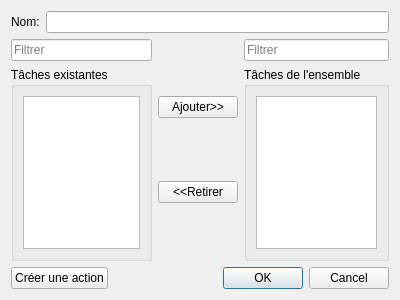
<?xml version="1.0" encoding="UTF-8"?>
<ui version="4.0">
 <class>VueGestionEnsemble</class>
 <widget class="QDialog" name="VueGestionEnsemble">
  <property name="geometry">
   <rect>
    <x>0</x>
    <y>0</y>
    <width>400</width>
    <height>300</height>
   </rect>
  </property>
  <property name="windowTitle">
   <string>Dialog</string>
  </property>
  <layout class="QVBoxLayout" name="verticalLayout">
   <item>
    <layout class="QFormLayout" name="formLayout">
     <item row="0" column="0">
      <widget class="QLabel" name="etiquetteNom">
       <property name="text">
        <string>Nom:</string>
       </property>
      </widget>
     </item>
     <item row="0" column="1">
      <widget class="QLineEdit" name="champNom"/>
     </item>
    </layout>
   </item>
   <item>
    <layout class="QHBoxLayout" name="horizontalLayout_3">
     <item>
      <layout class="QVBoxLayout" name="verticalLayout_2">
       <item>
        <widget class="QLineEdit" name="filtreExistantes">
         <property name="placeholderText">
          <string>Filtrer</string>
         </property>
        </widget>
       </item>
       <item>
        <widget class="QGroupBox" name="groupBox">
         <property name="title">
          <string>Tâches existantes</string>
         </property>
         <layout class="QVBoxLayout" name="verticalLayout_5">
          <item>
           <widget class="QListView" name="listeExistantes"/>
          </item>
         </layout>
        </widget>
       </item>
      </layout>
     </item>
     <item>
      <layout class="QVBoxLayout" name="verticalLayout_3">
       <item>
        <widget class="QPushButton" name="boutonAjouter">
         <property name="text">
          <string>Ajouter&gt;&gt;</string>
         </property>
        </widget>
       </item>
       <item>
        <widget class="QPushButton" name="boutonRetirer">
         <property name="text">
          <string>&lt;&lt;Retirer</string>
         </property>
        </widget>
       </item>
      </layout>
     </item>
     <item>
      <layout class="QVBoxLayout" name="verticalLayout_4">
       <item>
        <widget class="QLineEdit" name="filtreSelectionnees">
         <property name="placeholderText">
          <string>Filtrer</string>
         </property>
        </widget>
       </item>
       <item>
        <widget class="QGroupBox" name="groupBox_2">
         <property name="title">
          <string>Tâches de l'ensemble</string>
         </property>
         <layout class="QVBoxLayout" name="verticalLayout_6">
          <item>
           <widget class="QListView" name="listeSelectionnees"/>
          </item>
         </layout>
        </widget>
       </item>
      </layout>
     </item>
    </layout>
   </item>
   <item>
    <layout class="QHBoxLayout" name="horizontalLayout_4">
     <item>
      <widget class="QPushButton" name="boutonNouvelle">
       <property name="text">
        <string>Créer une action</string>
       </property>
      </widget>
     </item>
     <item>
      <widget class="QDialogButtonBox" name="buttonBox">
       <property name="orientation">
        <enum>Qt::Horizontal</enum>
       </property>
       <property name="standardButtons">
        <set>QDialogButtonBox::Cancel|QDialogButtonBox::Ok</set>
       </property>
      </widget>
     </item>
    </layout>
   </item>
  </layout>
 </widget>
 <resources/>
 <connections>
  <connection>
   <sender>buttonBox</sender>
   <signal>accepted()</signal>
   <receiver>VueGestionEnsemble</receiver>
   <slot>accept()</slot>
   <hints>
    <hint type="sourcelabel">
     <x>248</x>
     <y>254</y>
    </hint>
    <hint type="destinationlabel">
     <x>157</x>
     <y>274</y>
    </hint>
   </hints>
  </connection>
  <connection>
   <sender>buttonBox</sender>
   <signal>rejected()</signal>
   <receiver>VueGestionEnsemble</receiver>
   <slot>reject()</slot>
   <hints>
    <hint type="sourcelabel">
     <x>316</x>
     <y>260</y>
    </hint>
    <hint type="destinationlabel">
     <x>286</x>
     <y>274</y>
    </hint>
   </hints>
  </connection>
 </connections>
</ui>
